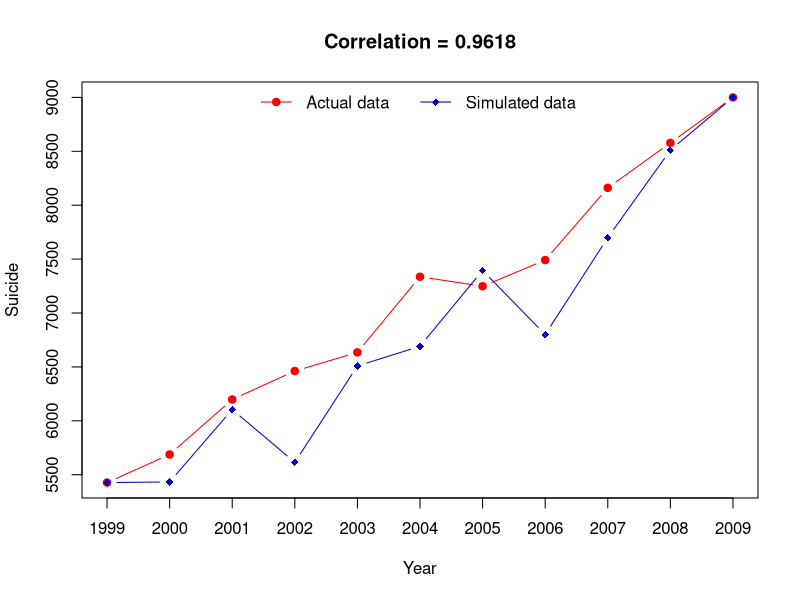
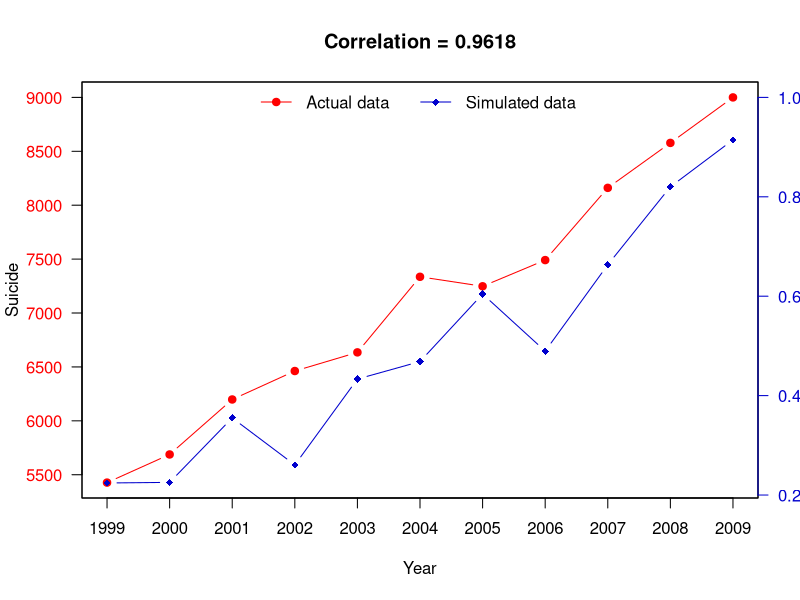

Reproduce these figures in R, in order.
# Problem 1
#1.
suidata <- c(5427, 5688, 6198, 6462, 6635, 7336, 7248, 7491, 8161, 8578, 9000)

#2. & #3.
set.seed(2015)

# Constructing the matrix
Matrix <- matrix(0, 100000, 11)
for (i in 1:100000){
    Matrix[i,] <- runif(11)
}
Matrix #Check the constructed matrix
dim(Matrix) #100000 observations and 11 variables

#4.
# Constructing the vector
cor_vector <- rep(0, 100000)
for(i in 1:100000){
    cor_vector[i] <- cor(suidata, Matrix[i,])
}

#5. 
#5.1
length(cor_vector[cor_vector>0.9]) #Return 8

#5.2
which(cor_vector>0.9) 
#Return index of elements where correlation > 0.9
# [1] 14946 19593 31371 57252 72268 77349 90613
# [8] 93402

#5.3
mean(cor_vector)  #-0.001601153

#5.4
Matrix[which.max(cor_vector),]

#5.5
cor_matrix <- Matrix[which.max(cor_vector),]
datamatrix <- matrix(suidata , nrow = 11 , ncol = 1)
output_matrix <- cbind(datamatrix , cor_matrix)
rownames(output_matrix) <- c(1999:2009)
colnames(output_matrix) <- c('suicide', 'runif')
output_matrix

# Problem 2 
#1. 
A <- output_matrix[,"suicide"]
S <- output_matrix[,"runif"]
S1 <- S * ((max(A)-min(A))/(max(S)-min(S)))
S2 <- S1 + A["1999"] - S1["1999"]

#2.
outcor <- round(cor(A, S2), 4) #0.9617555
#Stores the cor(A, S2) in outcor in order to be used in the graph title

#3. 
p <- plot(A, type = "b", pch = 19, col = "red", xaxt = 'n', 
          xlab = "Year", ylab = "Suicide")
# Add one more line
lines(S2, type = "b", pch = 18, col = "mediumblue")
# Add axis
axis(1, at = 1:11 , labels = 1999 : 2009 )
# Add legend
legend(x="top", legend=c("Actual data", "Simulated data")
       ,col=c("red","mediumblue"),lwd=1,lty=c(1,1),pch=c(19,18),ncol=2,bty="n")
# Add title of the graph
title(main = c(paste('Correlation =', outcor)), col.main = "black", font.main = 2)

# bonus problem
plot(A, type = "b", pch = 19, col = "red", col.axis='red', xaxt = 'n', las=1, 
     xlab = "Year", ylab = "Suicide")
axis(1, at = 1:11 , labels = 1999 : 2009 )
par(new=TRUE)
plot(S, type='b',pch = 18, col = "mediumblue", 
     xaxt='n', yaxt='n', ylim=c(0.225,1), ann=FALSE)
axis(4, las=1, col.axis='mediumblue', col='mediumblue')
legend(x="top", legend=c("Actual data", "Simulated data")
       ,col=c("red","mediumblue"),lwd=1,lty=c(1,1),pch=c(19,18),ncol=2,bty="n")
title(main = c(paste('Correlation =', outcor)), col.main = "black", font.main = 2)

